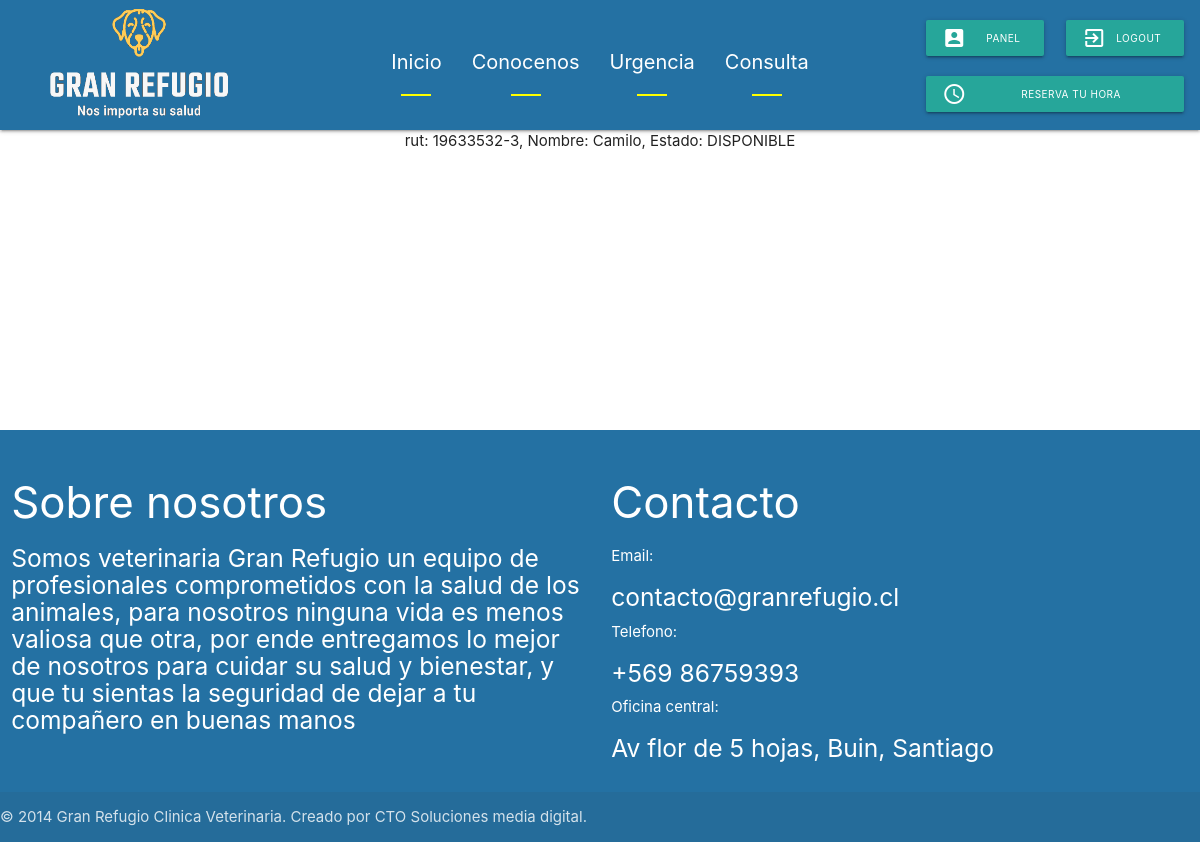
The app's page /vet/listar (signed in), older data.
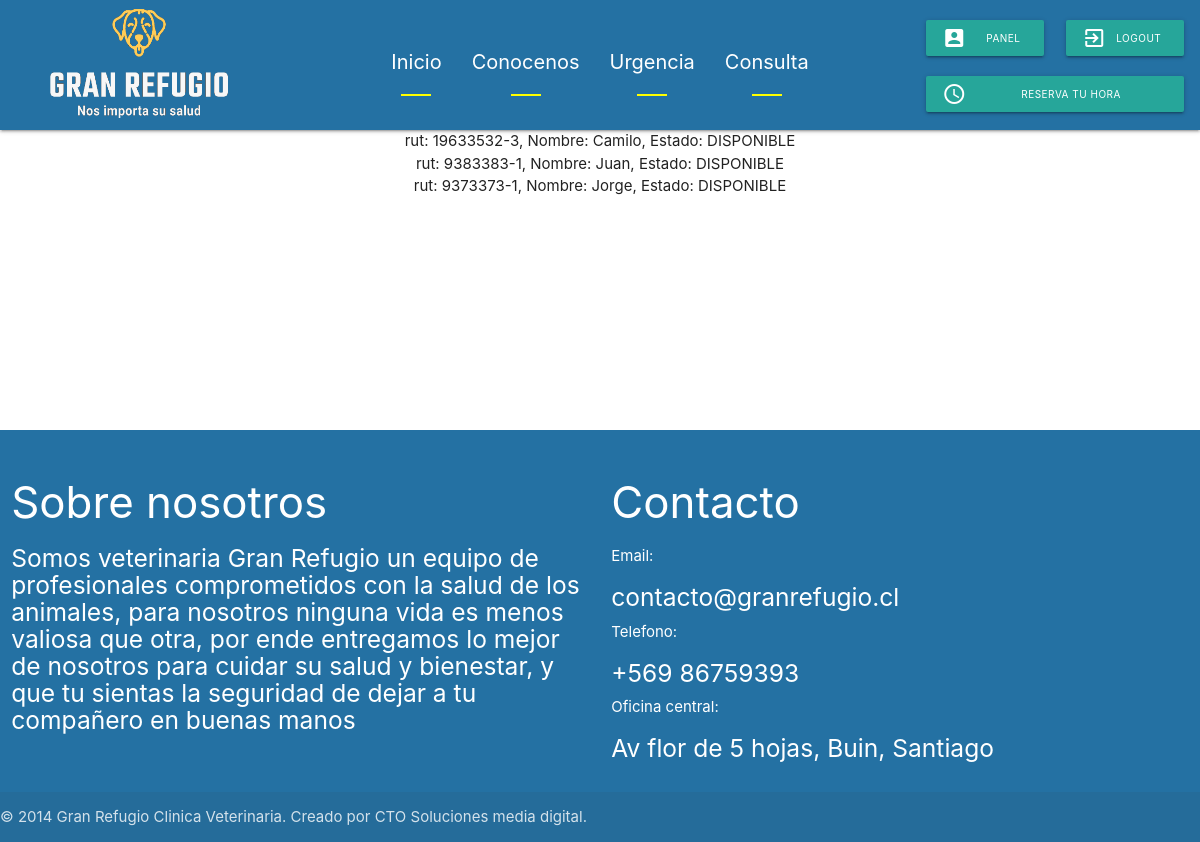
The same page, newer data.
### veterinaria/models.py (models this page shows)
class Usuario(AbstractBaseUser, PermissionsMixin):
    rut              =  models.CharField('Rut', unique = True, max_length = 100)
    email            =  models.EmailField('Correo electronico', unique = True, max_length = 250)
    nombre           =  models.CharField('Nombre completo', max_length = 200)
    apellido         =  models.CharField('Apellidos', max_length = 200)
    fecha_nacimiento =  models.DateField('Fecha de nacimiento', blank = True, null = True)
    estado           =  models.CharField('Estado', max_length = 50, default = 'DISPONIBLE')
    tipo             =  models.CharField('Tipo de usuario', max_length = 50, default = 'cliente')
    is_active        =  models.BooleanField(default = True)
    is_staff         =  models.BooleanField(default = False)
    objects          =  UsuarioManager()
    USERNAME_FIELD  = 'rut'
    REQUIRED_FIELDS = ['email', 'nombre', 'apellido']
    def __str__(self):
        return "rut: " + self.rut + ", " + "Nombre: " + self.nombre + ", " + "Estado: " + self.estado

### veterinaria/views.py (the view)
# urls.py: path('listar', views.listarUsuarios, name="listar"),
@login_required(login_url = 'login')
def listarUsuarios(request):
    usuarios = Usuario.objects.all()
    context  = {'usuarios' : usuarios}
    return render(request, 'vet/crud/listar.html', context)

### veterinaria/templates/vet/crud/listar.html (shortened to what this page needs)
{% extends 'vet/base.html' %}
{% block content %}
<div style="height: 300px;" class="container center">
    {% for usuario in usuarios %}
    {{usuario}}<br>
    {% endfor %}
</div>
{% endblock %}

### veterinaria/templates/vet/base.html (shortened to what this page needs)
{% load static %}
{% load pwa %}
<!DOCTYPE html>
<html lang="en">
<head>
    <link rel="stylesheet" href="{% static 'css/materialize.min.css' %}">
    <link rel="stylesheet" href="{% static 'css/estilo-base.css' %}">
</head>
<body>
    <nav>
        <div class="nav-wrapper">
            <div class="container">
                <div class="row">
                    {% if request.user.is_authenticated %}
                    <div class="col s6">
                        <a href="panel" class="btn"><i style="margin-right: 20px;" class="material-icons">account_box</i>Panel</a>
                    </div>
                    <div class="col s6">
                        <a href="logout" class="btn"><i style="margin-right: 10px;" class="material-icons">exit_to_app</i>Logout</a>
                    </div>
                    {% endif %}
                </div>
                <div class="row">
                    <div class="col s12">
                        <a href="reserva" class="btn"><i style="margin-right: 55px;" class="material-icons">access_time</i>Reserva tu hora</a>
                    </div>
                </div>
            </div>
            <a href="inicio" class="brand-logo"><img src="{% static 'imagenes/logo_vet.png' %}"></a>
            <ul class="hide-on-med-and-down">
                <li><a href="inicio">Inicio</a></li>
                <li><a href="conocenos">Conocenos</a></li>
                <li><a href="urgencias">Urgencia</a></li>
                <li><a href="consulta">Consulta</a></li>
            </ul>
        </div>
    </nav>
    {% block content %}
    {% endblock %}
    <footer class="page-footer">
        <div class="container">
            <div class="row">
                <div class="col s6">
                    <h3>
                        Sobre nosotros
                    </h3>
                    <h5>
                        Somos veterinaria Gran Refugio
                        un equipo de profesionales
                        comprometidos con la salud
                        de los animales, para nosotros
                        ninguna vida es menos valiosa
                        que otra, por ende entregamos
                        lo mejor de nosotros para cuidar
                        su salud y bienestar, y que tu
                        sientas la seguridad de dejar
                        a tu compañero en buenas manos
                    </h5>
                </div>
                <div class="col s6">
                    <h3>Contacto</h3>
                    <span>Email: <h5>contacto@granrefugio.cl</h5></span>
                    <span>Telefono: <h5>+569 86759393</h5></span>
                    <span>Oficina central: <h5>Av flor de 5 hojas, Buin, Santiago</h5></span>
                </div>
            </div>
        </div>
        <div class="footer-copyright">
            <div class="container">
                © 2014 Gran Refugio Clinica Veterinaria. Creado por CTO Soluciones media digital.
            </div>
        </div>
    </footer>
</body>
</html>

### gran_refugio/static/css/estilo-base.css (style rules this page uses)
nav { height: 130px; background: #2471A3; }
nav ul { display: flex; justify-content: center; }
nav .container { position: absolute; width: 280px; right: 5px; top: 20px }
nav .container .btn { display: flex; flex-direction: row; font-size: 10px; }
nav .container .btn i { position: relative; top: -14px; }
nav ul li a { margin-top: 30px; font-size: 20px; font-family: -apple-system, BlinkMacSystemFont, 'Segoe UI', Roboto, Oxygen, Ubuntu, Cantarell, 'Open Sans', 'Helvetica Neue', sans-serif; }
nav ul li::after { content: ""; z-index: 2; margin-left: auto; margin-right: auto; display: block; height: 2px; width: 30px; background: yellow; transition: width 1s; }
nav .brand-logo img { height: 130px; width: 280px; }
.page-footer { background-color: #2471A3; }
footer .container { width: 100%; }

Row changes from the older to the newer data that the page shows:
added Usuario: rut+nombre+estado "rut: 9383383-1, Nombre: Juan, Estado: DISPONIBLE"
added Usuario: rut+nombre+estado "rut: 9373373-1, Nombre: Jorge, Estado: DISPONIBLE"
